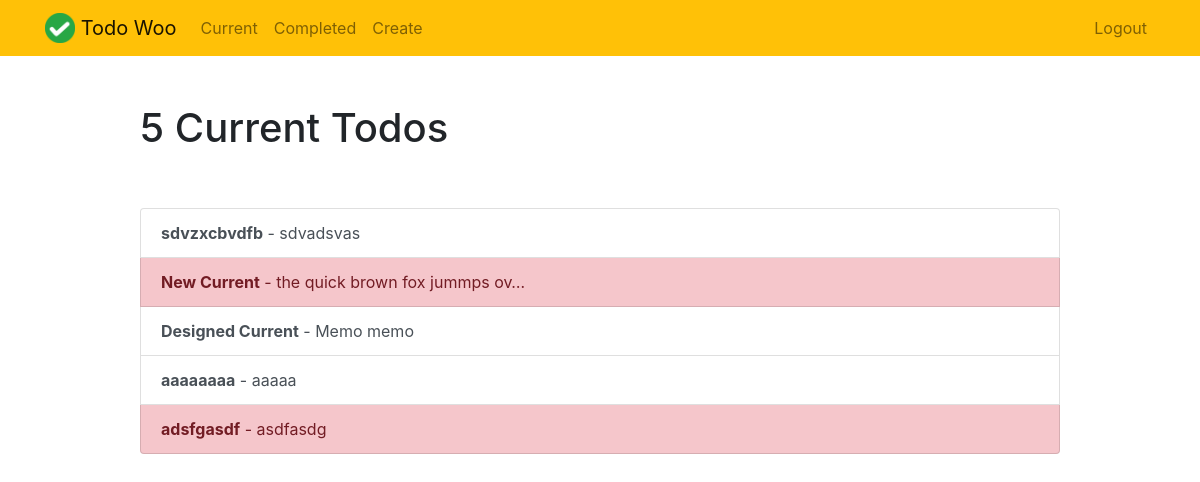
Before: /currenttodos/ (signed in) with the older database file.
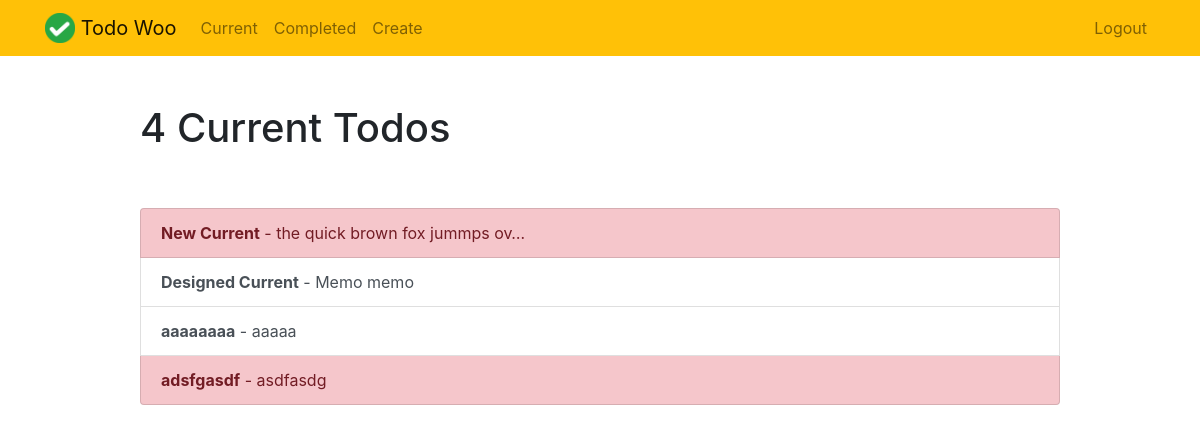
After: the same page with the newer database file.
### todo/models.py (models this page shows, shortened)
class Todo(models.Model):
    title = models.CharField(max_length = 100)
    memo = models.TextField(blank = True)
    created = models.DateTimeField(auto_now_add = True)
    dateCompleted = models.DateTimeField(null = True, blank = True)
    important = models.BooleanField(default = False)
    user = models.ForeignKey(User, on_delete = models.CASCADE)

### todo/views.py (the view)
# urls.py: path('currenttodos/', views.currenttodos, name = 'currenttodos'),
@login_required
def currenttodos(request):
    todos = Todo.objects.filter(user = request.user, dateCompleted__isnull = True )
    return render(request, 'todo/currenttodos.html', {'todos' : todos})

### todo/templates/todo/currenttodos.html
{% extends "todo/base.html" %}
{% block content %}
    <div class="row justify-content-center mt-5">
        <div class="col-md-10">
            {% if todos %}
                 <h1>{{ todos.count }} Current Todo{{ todos.count|pluralize }}</h1>
            {% else %}
                           <h1>Current Todos</h1>
            {% endif %}
        </div>
    </div>
    <div class="row justify-content-center mt-5">
        <div class="col-md-10">
        {% if todos %}
            <div class="list-group">
                {% for todo in todos %}
                    <a href="{% url 'todoView' todo.id %}" class="list-group-item list-group-item-action{% if todo.important %} list-group-item-danger{% endif %}"><b>{{ todo.title }}</b>{% if todo.memo %} - {{ todo.memo|truncatechars:30 }}{% endif %}</a>
                {% endfor %}
            </div>
        {% else %}
            <div class="text-center">
                <h2>Looks like you don't have any todos! Nice work.</h2>
            <br>
            <a role="button" class="btn btn-primary" href="{% url 'createtodo' %}">New Todo</a>
            </div>
        {% endif %}
        </div>
    </div>
{% endblock %}

Changed rows visible on the page:
removed Todo: title "sdvzxcbvdfb", memo "sdvadsvas"
Other visible differences:
{{ todos.count }}: "5" → "4"
